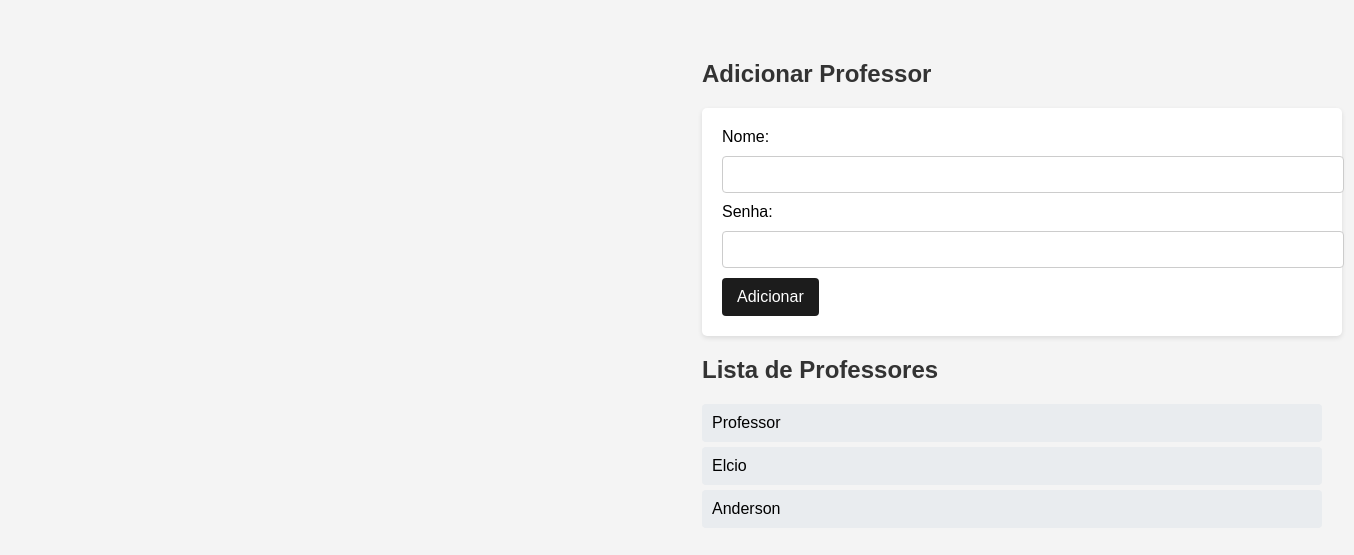
Before: /professores.php with the older database file.
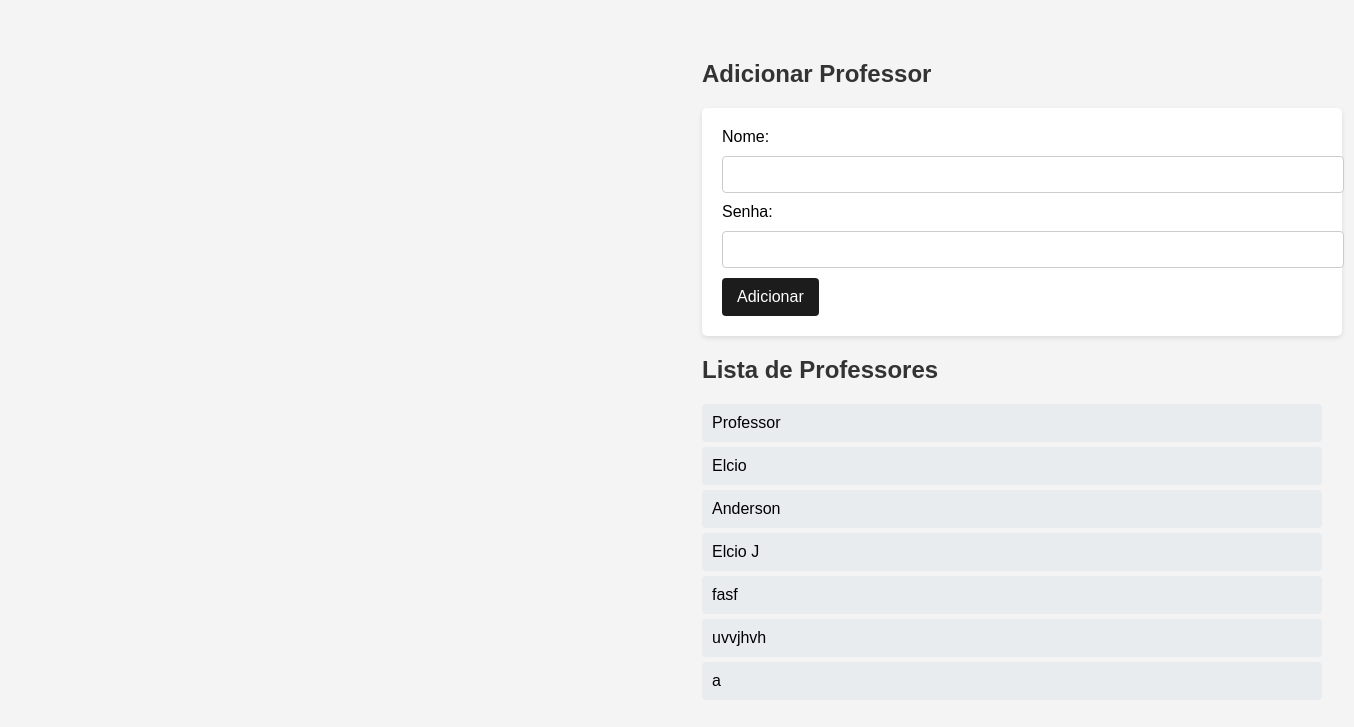
After: the same page with the newer database file.
### tables this page shows
CREATE TABLE `professores` (
  `id` int(11) NOT NULL,
  `nome` varchar(255) NOT NULL,
  `senha` varchar(155) NOT NULL
);

### professores.php (the view, shortened to what this page needs)
<?php
include 'db.php';
$stmt = $pdo->query("SELECT * FROM professores");
$professores = $stmt->fetchAll(PDO::FETCH_ASSOC);
?>
<!DOCTYPE html>
<html lang="en">
<head>
    <link rel="stylesheet" type="text/css" href="css/professores.css" media="screen" />
</head>
<body>
<h2>Adicionar Professor</h2>
<form method="POST" action="api/gravarprofessores.php">
    Nome: <input type="text" name="nome" required>
    Senha: <input type="text" name="senha" id="senha">
    <button type="submit">Adicionar</button>
</form>
<h2>Lista de Professores</h2>
<ul>
    <?php foreach ($professores as $professor): ?>
        <li><?php echo $professor['nome']; ?></li>
    <?php endforeach; ?>
</ul>
</body>
</html>

### css/professores.css (style rules this page uses)
body { font-family: Arial, sans-serif; background-color: #f4f4f4; margin: 20px; margin-left: 682px; padding: 20px; }
h2 { color: #333; }
form { background: #fff; padding: 20px; border-radius: 5px; box-shadow: 0 2px 5px rgba(0, 0, 0, 0.1); margin-bottom: 10px; width: 600px; }
input[type="text"], select { width: 100%; padding: 10px; margin: 10px 0; border: 1px solid #ccc; border-radius: 4px; }
button { background-color:#1C1C1C; color: white; padding: 10px 15px; border: none; border-radius: 4px; cursor: pointer; font-size: 16px; }
ul { list-style-type: none; padding: 0; }
ul li { background: #e9ecef; margin: 5px 0; padding: 10px; border-radius: 4px; width: 600px; }

Changed rows visible on the page:
added professores: nome "Elcio J"
added professores: nome "fasf"
added professores: nome "uvvjhvh"
added professores: nome "a"
